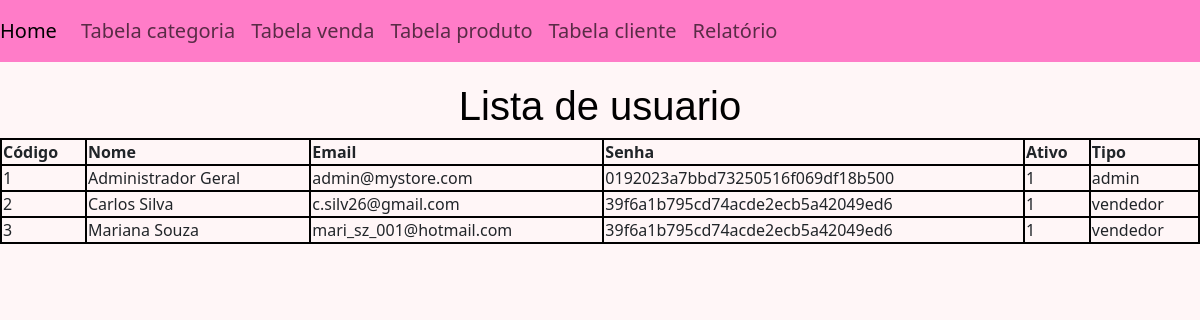
Page /tabelausuario.php on the committed database.
### tables this page shows
CREATE TABLE `usuario` (
  `id` int(11) NOT NULL,
  `nome` varchar(100) NOT NULL,
  `email` varchar(100) NOT NULL,
  `senha` varchar(255) NOT NULL,
  `ativo` tinyint(1) DEFAULT 1,
  `tipo` enum('admin','vendedor') DEFAULT NULL
);

### tabelausuario.php (the view, shortened to what this page needs)
<?php
$mysql = new mysqli(
    "localhost",
    "root",
    "",
    "loja_web3",
    3306
);
$rs = $mysql -> query("SELECT * FROM usuario");
?>
<html>
    <head>
        <link href="https://cdn.jsdelivr.net/npm/bootstrap@5.3.2/dist/css/bootstrap.min.css" rel="stylesheet">
        <link rel="stylesheet" href="estilo.css">
    </head>
    <body>
        <nav class="navbar navbar-expand-lg navbar-light bg-pink">
        <a class="navbar-brand" href="index.php">Home</a>
        <div class="collapse navbar-collapse" id="navbarNavAltMarkup">
            <div class="navbar-nav">
            <a class="nav-item nav-link" href="tabelacategoria.php">Tabela categoria</a>
            <a class="nav-item nav-link" href="tabelavenda.php">Tabela venda</a>
            <a class="nav-item nav-link" href="tabelaproduto.php">Tabela produto</a>
            <a class="nav-item nav-link" href="tabelacliente.php">Tabela cliente</a>
            <a class="nav-item nav-link" href="relatorio.php">Relatório</a>
            </div>
        </div>
        </nav>
        <h1>Lista de usuario</h1>
        <table border=1>
            <tr>
                <th>Código</th>
                <th>Nome</th>
                <th>Email</th>
                <th>Senha</th>
                <th>Ativo</th>
                <th>Tipo</th>
            </tr>
            <?php foreach($rs as $ln): ?>
                <tr>
                    <td><?=$ln["id"]?></td>
                    <td><?=$ln["nome"]?></td>
                    <td><?=$ln["email"]?></td>
                    <td><?=$ln["senha"]?></td>
                    <td><?=$ln["ativo"]?></td>
                    <td><?=$ln["tipo"]?></td>
            </tr>
            <?php endforeach ?>
        </table>
    </body>
</html>

### estilo.css (style rules this page uses)
body { background-color: rgb(255, 246, 247); }
h1, h2, h3 { margin-top: 20px; text-align: center; color: rgb(0, 0, 0); font-family:'Lucida Sans', 'Lucida Sans Regular', 'Lucida Grande', 'Lucida Sans Unicode', Geneva, Verdana, sans-serif; }
table { border: 2px solid black; width: 100%; }
th, td { border: 2px solid black; }
.navbar { background-color: rgb(255, 124, 200); font-size: 20px; width: 100%; }

### rows in the picture
usuario: id "1", nome "Administrador Geral", email "admin@mystore.com", senha "0192023a7bbd73250516f069df18b500", ativo "1", tipo "admin"
usuario: id "2", nome "Carlos Silva", email "c.silv26@gmail.com", senha "39f6a1b795cd74acde2ecb5a42049ed6", ativo "1", tipo "vendedor"
usuario: id "3", nome "Mariana Souza", email "mari_sz_001@hotmail.com", senha "39f6a1b795cd74acde2ecb5a42049ed6", ativo "1", tipo "vendedor"
